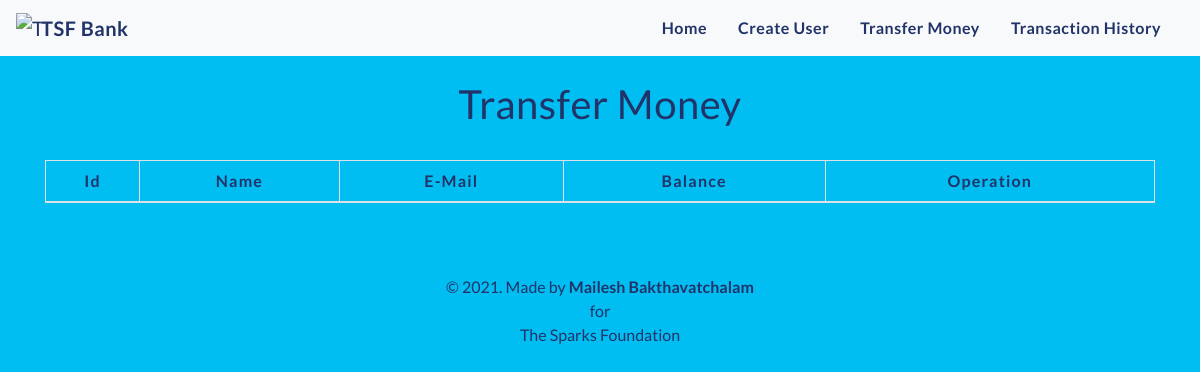
Before: /transfermoney.php with the older database file.
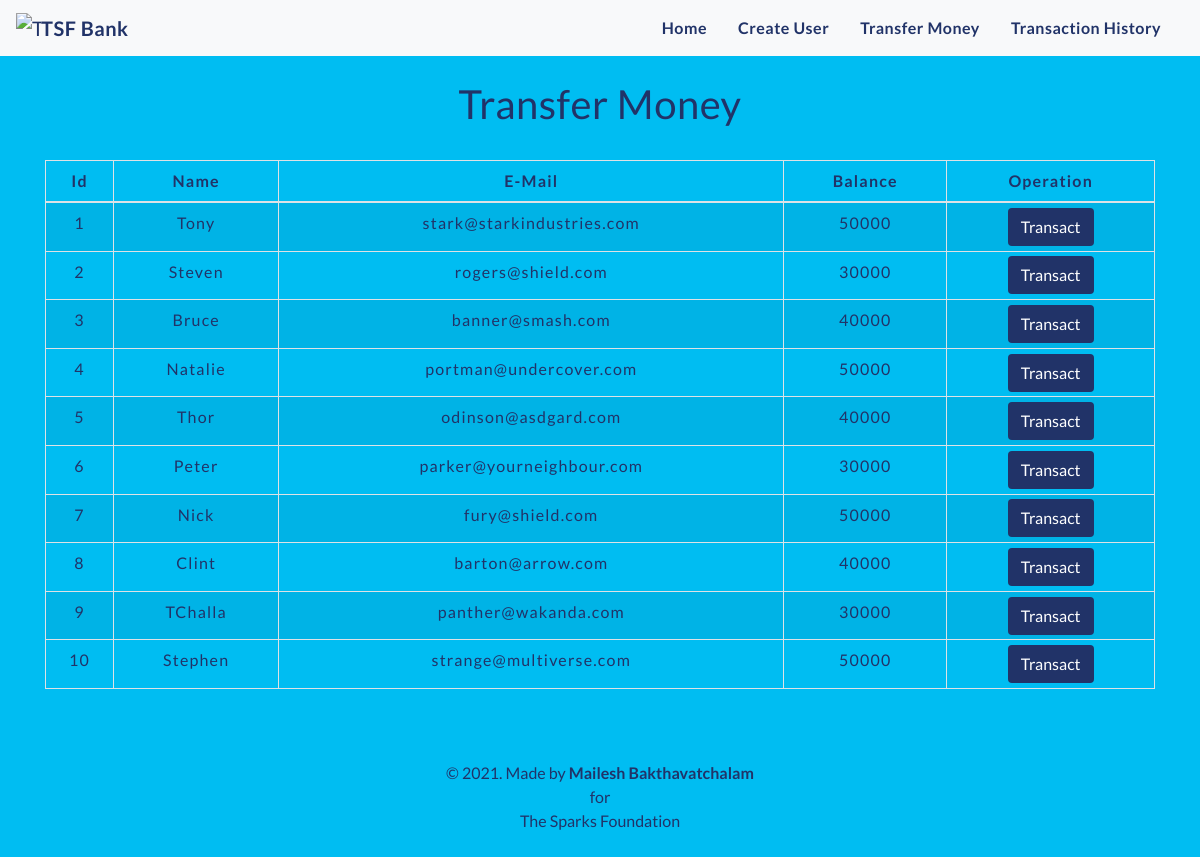
After: the same page with the newer database file.
### tables this page shows
CREATE TABLE `users` (
  `id` int(3) NOT NULL,
  `name` text NOT NULL,
  `email` varchar(30) NOT NULL,
  `balance` int(8) NOT NULL
);

### transfermoney.php (the view, shortened to what this page needs)
<!DOCTYPE html>
<html lang="en">
<head>
    <link rel="stylesheet" href="https://maxcdn.bootstrapcdn.com/bootstrap/4.0.0/css/bootstrap.min.css">
    <link rel="stylesheet" type="text/css" href="css/table.css">
    <link rel="stylesheet" type="text/css" href="css/navbar.css">
</head>
<body style="background-color: #00bdf2;">
<?php
    include 'config.php';
    $sql = "SELECT * FROM users";
    $result = mysqli_query($conn,$sql);
?>
<?php
  include 'navbar.php';
?>
<div class="container">
        <h2 class="text-center pt-4" style="color: #213368;">Transfer Money</h2>
        <br>
            <div class="row">
                <div class="col">
                    <div class="table-responsive-sm">
                    <table class="table table-hover table-sm table-striped table-condensed table-bordered" style="border-color:black;">
                        <thead style="color: #213368; font-family: 'Lato', sans-serif;">
                            <tr>
                            <th scope="col" class="text-center py-2">Id</th>
                            <th scope="col" class="text-center py-2">Name</th>
                            <th scope="col" class="text-center py-2">E-Mail</th>
                            <th scope="col" class="text-center py-2">Balance</th>
                            <th scope="col" class="text-center py-2">Operation</th>
                            </tr>
                        </thead>
                        <tbody>
                <?php
                    while($rows=mysqli_fetch_assoc($result)){
                ?>
                    <tr style="color: #213368; font-family: 'Lato', sans-serif;">
                        <td class="py-2"><?php echo $rows['id'] ?></td>
                        <td class="py-2"><?php echo $rows['name']?></td>
                        <td class="py-2"><?php echo $rows['email']?></td>
                        <td class="py-2"><?php echo $rows['balance']?></td>
                        <td><a href="selecteduserdetail.php?id= <?php echo $rows['id'] ;?>"> <button type="button" class="btn" style="background-color :#213368; color : #ffffff">Transact</button></a></td>
                    </tr>
                <?php
                    }
                ?>
                        </tbody>
                    </table>
                    </div>
                </div>
            </div>
         </div>
         <footer class="text-center mt-5 py-2">
            <p style="color: #213368; font-family: 'Lato', sans-serif;">&copy 2021. Made by <b>Mailesh Bakthavatchalam</b> <br> for <br> The Sparks Foundation</p>
        </footer>
</body>
</html>

### navbar.php (shortened to what this page needs)
<nav class="navbar navbar-expand-md navbar-light bg-light">
      <a class="navbar-brand" href="index.php" style="color : #213368;"><img src="img/tsf-logo.jpg" width="25px" height="25px" class="d-inline-block align-top" alt="TSF-Bank-Logo"><span></span><b>TSF Bank</b></a>
      <div class="collapse navbar-collapse" id="collapsibleNavbar">
            <ul class="navbar-nav ml-auto">
              <li class="nav-item">
                <a class="nav-link" href="index.php" style="color : #213368;" ><b>Home</b></a>
              </li>
              <li class="nav-item">
                <a class="nav-link" href="createuser.php" style="color : #213368;"><b>Create User</b></a>
              </li>
              <li class="nav-item">
                <a class="nav-link" href="transfermoney.php" style="color : #213368;"><b>Transfer Money</b></a>
              </li>
              <li class="nav-item">
                <a class="nav-link" href="transactionhistory.php" style="color : #213368;"><b>Transaction History</b></a>
              </li>
            </ul>
          </div>
       </nav>

### css/table.css (style rules this page uses)
* { padding: 0; margin: 0; box-sizing: border-box; font-family: 'Lato', sans-serif; }
h2 { font-size: 40px; }
table { letter-spacing: 1.2px; font-family: 'Lato', sans-serif; }
td { text-align: center; font-family: 'Lato', sans-serif; }
button { border:none; background: #d9d9d9; transition: 1s; }

### css/navbar.css (style rules this page uses)
.nav-link { font-family: 'Lato', sans-serif; margin-right: 15px; color:#2F363F; letter-spacing: 0.5px; transition: 0.5s; }
.navbar-brand { color: #4C4B4B; letter-spacing: 0.5px; font-family: 'Lato', sans-serif; }
h2 { color: #4C4B4B; letter-spacing: 0.5px; font-family: 'Lato', sans-serif; }

### transfermoney.php (style rules this page uses)
button { transition: 1.5s; }

Changed rows visible on the page:
added users: id "1", name "Tony", email "stark@starkindustries.com", balance "50000"
added users: id "2", name "Steven", email "rogers@shield.com", balance "30000"
added users: id "3", name "Bruce", email "banner@smash.com", balance "40000"
added users: id "4", name "Natalie", email "portman@undercover.com", balance "50000"
added users: id "5", name "Thor", email "odinson@asdgard.com", balance "40000"
added users: id "6", name "Peter", email "parker@yourneighbour.com", balance "30000"
added users: id "7", name "Nick", email "fury@shield.com", balance "50000"
added users: id "8", name "Clint", email "barton@arrow.com", balance "40000"
added users: id "9", name "TChalla", email "panther@wakanda.com", balance "30000"
added users: id "10", name "Stephen", email "strange@multiverse.com", balance "50000"
